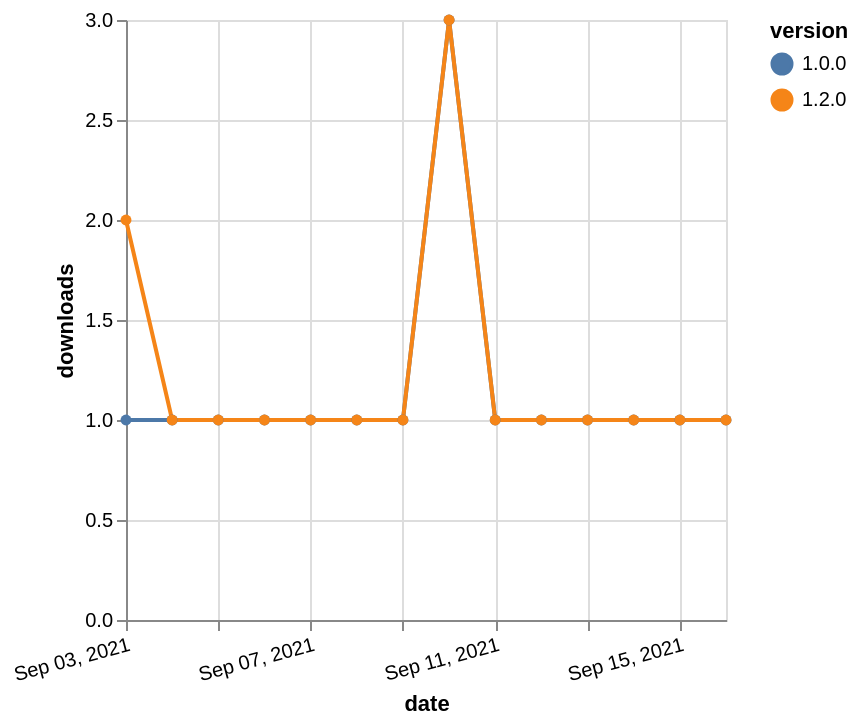

Express this chart as Vega-Lite.
### Vega-Lite specification from a JSON file in a GitHub repository (floating-point values rounded to 4 significant figures)
{"$schema": "https://vega.github.io/schema/vega-lite/v5.json", "description": "A simple bar chart with embedded data.", "data": {"values": [{"date": "2021-09-03", "total": 177, "delta": 1, "version": "1.0.0"}, {"date": "2021-09-04", "total": 178, "delta": 1, "version": "1.0.0"}, {"date": "2021-09-05", "total": 179, "delta": 1, "version": "1.0.0"}, {"date": "2021-09-06", "total": 180, "delta": 1, "version": "1.0.0"}, {"date": "2021-09-07", "total": 181, "delta": 1, "version": "1.0.0"}, {"date": "2021-09-08", "total": 182, "delta": 1, "version": "1.0.0"}, {"date": "2021-09-09", "total": 183, "delta": 1, "version": "1.0.0"}, {"date": "2021-09-10", "total": 186, "delta": 3, "version": "1.0.0"}, {"date": "2021-09-11", "total": 187, "delta": 1, "version": "1.0.0"}, {"date": "2021-09-12", "total": 188, "delta": 1, "version": "1.0.0"}, {"date": "2021-09-13", "total": 189, "delta": 1, "version": "1.0.0"}, {"date": "2021-09-14", "total": 190, "delta": 1, "version": "1.0.0"}, {"date": "2021-09-15", "total": 191, "delta": 1, "version": "1.0.0"}, {"date": "2021-09-16", "total": 192, "delta": 1, "version": "1.0.0"}, {"date": "2021-09-03", "total": 116, "delta": 2, "version": "1.2.0"}, {"date": "2021-09-04", "total": 117, "delta": 1, "version": "1.2.0"}, {"date": "2021-09-05", "total": 118, "delta": 1, "version": "1.2.0"}, {"date": "2021-09-06", "total": 119, "delta": 1, "version": "1.2.0"}, {"date": "2021-09-07", "total": 120, "delta": 1, "version": "1.2.0"}, {"date": "2021-09-08", "total": 121, "delta": 1, "version": "1.2.0"}, {"date": "2021-09-09", "total": 122, "delta": 1, "version": "1.2.0"}, {"date": "2021-09-10", "total": 125, "delta": 3, "version": "1.2.0"}, {"date": "2021-09-11", "total": 126, "delta": 1, "version": "1.2.0"}, {"date": "2021-09-12", "total": 127, "delta": 1, "version": "1.2.0"}, {"date": "2021-09-13", "total": 128, "delta": 1, "version": "1.2.0"}, {"date": "2021-09-14", "total": 129, "delta": 1, "version": "1.2.0"}, {"date": "2021-09-15", "total": 130, "delta": 1, "version": "1.2.0"}, {"date": "2021-09-16", "total": 131, "delta": 1, "version": "1.2.0"}]}, "width": "container", "mark": {"type": "line", "point": {"filled": true}}, "encoding": {"x": {"field": "date", "type": "temporal", "timeUnit": "yearmonthdate", "title": "date", "axis": {"labelAngle": -15}}, "y": {"field": "delta", "type": "quantitative", "title": "downloads"}, "color": {"field": "version", "type": "nominal"}, "tooltip": {"field": "delta"}}}
